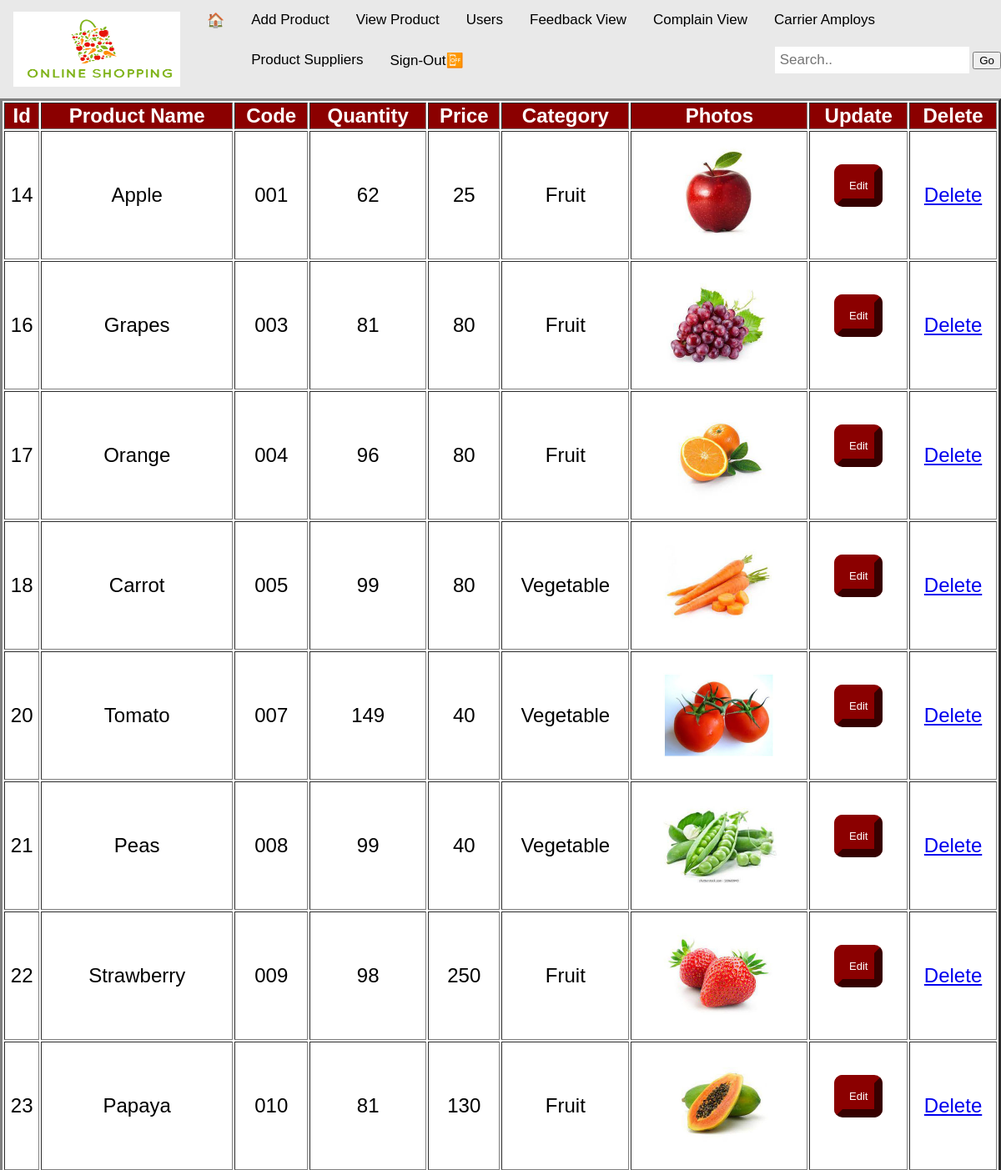
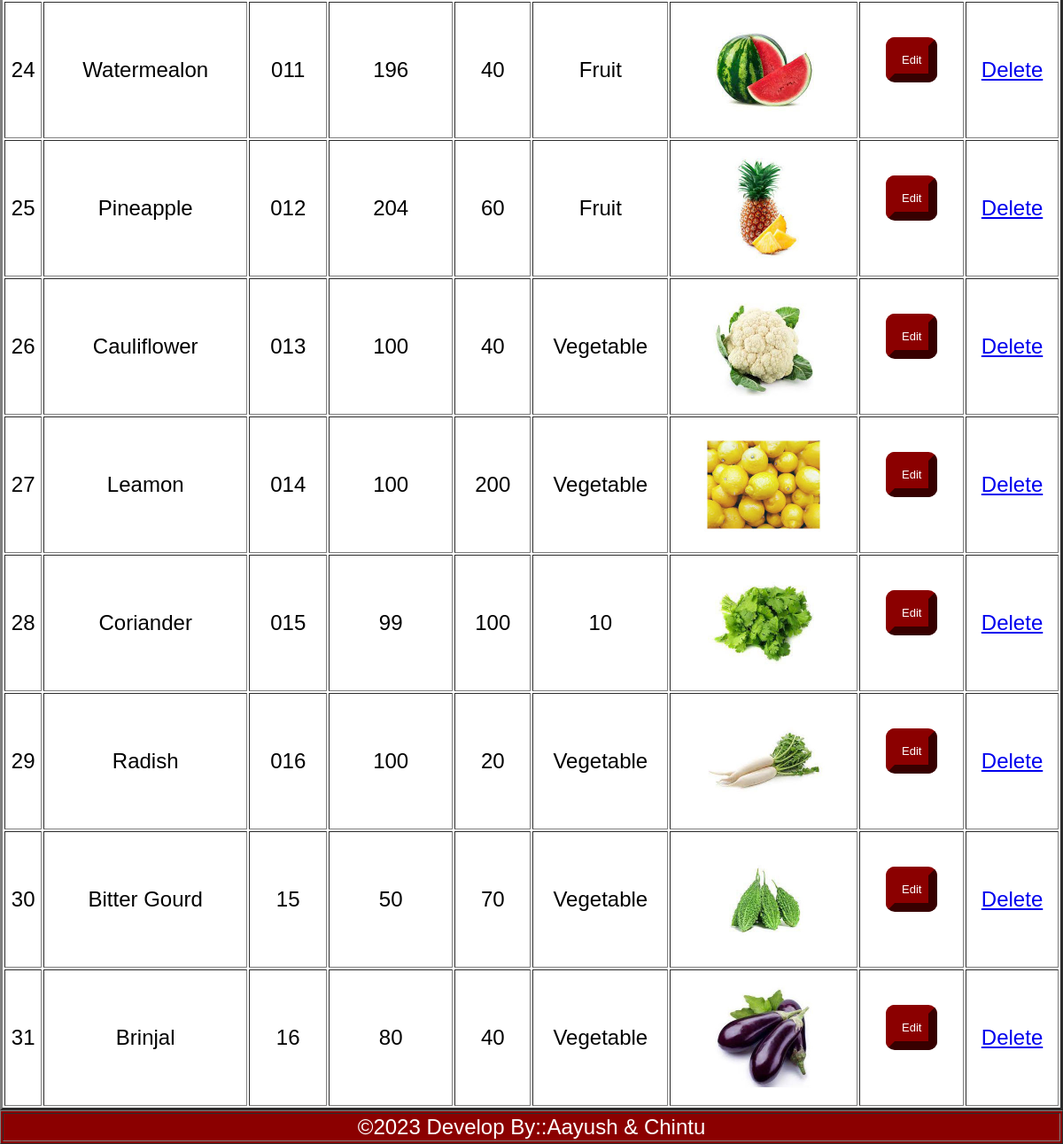
The app's page /admin/product.php (signed in) with its own data (2 pictures, top to bottom).
### tables this page shows
CREATE TABLE `vegetable` (
  `id` int(11) NOT NULL,
  `nm` varchar(100) NOT NULL,
  `code` varchar(500) NOT NULL,
  `conti` int(15) NOT NULL,
  `price` varchar(100) NOT NULL,
  `cat` varchar(100) NOT NULL,
  `photo` varchar(500) NOT NULL
);

### admin/product.php (the view)
<?php
	include("header.php");
	$cn=mysqli_connect("localhost","root","","online");
	$q = mysqli_query($cn,"select * from vegetable");
	if(mysqli_num_rows($q) == 0)
	{
		echo "<h2 align=center> There is No product </h2>";
	}
	else
	{
		echo "<table  width=100%  border=3>
								<tr align=center><th bgcolor=DarkRed><font color=White size =5>Id</th></font>
								 <th  bgcolor=DarkRed><font color=White size =5> Product Name</th> </font>
								 <th bgcolor=DarkRed><font color=White size =5>Code</th>
								<th bgcolor=DarkRed><font color=White size =5>Quantity</th>
								 <th bgcolor=DarkRed><font color=White size =5>Price</th>
								 <th bgcolor=DarkRed><font color=White size =5>Category</th>
								<th bgcolor=DarkRed><font color=White size =5>Photos</th>
								<th bgcolor=DarkRed><font color=White size =5>Update</th>
								 <th bgcolor=DarkRed><font color=White size =5>Delete</th></tr>";
		while($r = mysqli_fetch_array($q))
		{
			echo "<tr bgcolor=white><td align=center ><font color=black  size=5 >".$r[0]."</td>
			<td align=center ><font color=black size=5 >".$r[1]."</td>
			<td align=center ><font color=black  size=5 >".$r[2]." </td>
			<td align=center ><font color=black  size=5 >".$r[3]." </td>
			<td align=center><font color=black  size=5 >".$r[4]." </td>
			<td align=center ><font color=black size=5 >".$r[5]."</td>
			<td align=center ><font color=black  size=5 ><img src='../p1/".$r[6]."'width='150px' height='150px'></td>
			<td align=center  class=b1><font color=white size=5 ><id=".$r[0]."'>
			<form action='prdedit.php' method='POST'><input type=hidden name='id' value=".$r[0]."><input type=submit value=Edit   style=font-size:13px;border-color:darkred;color:white;background:darkred;border-radius:10px;margin:1px;padding:8px;border-width:10px  class=button value=submit></form></td>
			<td align=center  class=b1><font color=white size=5 ><a href='prddel.php?id=".$r[0]."'>Delete</a></td></tr>";
		}
		echo "</table>";
	 }
?>
<?php include("footer.php");?>

### admin/header.php (shortened to what this page needs)
<html>
<head>
<link rel="stylesheet" href="https://cdnjs.cloudflare.com/ajax/libs/font-awesome/4.7.0/css/font-awesome.min.css">
</head>
<body>
<div class="topnav">
  <a  class="active" href="index.php"><img src="image/online.png " height="90" width="200"></a>&nbsp;&nbsp;
<a   href="index.php">🏠</a>
  <a href="vegetable.php">Add Product</a>
<a href="product.php">View Product</a>
<a href="reguser.php">Users</a>
<a href="feedbckdisp.php">Feedback View </a>
<a href="complaindisp.php">Complain View </a>
<a href="carrierdisp.php">Carrier Amploys </a>
<a href="supplierdisp.php">Product Suppliers  </a>
<a href="logout.php">Sign-Out📴</a>
  <div class="search-container">
    <form action="productdisc.php" method="GET">
      <input type="text" placeholder="Search.." name="id">
      <input type="submit" name="submit" value="Go">
    </form>
  </div>
</div>
</body>
</html>

### admin/footer.php
<html>
<body>
<table border=1 bgcolor="DarkRed" width=100%>
	<tr>
		<td  width=100% align="center"><font size="+2" color="white">©2023 Develop By::Aayush & Chintu</font></td>
	</tr>
</table>
</body>
</html>

### admin/header.php (style rules this page uses)
* { box-sizing: border-box; }
body { margin: 0; font-family: Arial, Helvetica, sans-serif; }
.topnav { overflow: hidden; background-color: #e9e9e9; }
.topnav a { float: left; display: block; color: black; text-align: center; padding: 14px 16px; text-decoration: none; font-size: 17px; }
.topnav a.active { background-color: #e9e9e9; color: white; }
.topnav .search-container { float: right; }
.topnav input[type=text] { padding: 6px; margin-top: 8px; font-size: 17px; border: none; }

### records on screen
vegetable: id "14", nm "Apple", code "001", conti "62", price "25", cat "Fruit", photo (picture)
vegetable: id "16", nm "Grapes", code "003", conti "81", price "80", cat "Fruit", photo (picture)
vegetable: id "17", nm "Orange", code "004", conti "96", price "80", cat "Fruit", photo (picture)
vegetable: id "18", nm "Carrot", code "005", conti "99", price "80", cat "Vegetable", photo (picture)
vegetable: id "20", nm "Tomato", code "007", conti "149", price "40", cat "Vegetable", photo (picture)
vegetable: id "21", nm "Peas", code "008", conti "99", price "40", cat "Vegetable", photo (picture)
vegetable: id "22", nm "Strawberry", code "009", conti "98", price "250", cat "Fruit", photo (picture)
vegetable: id "23", nm "Papaya", code "010", conti "81", price "130", cat "Fruit", photo (picture)
vegetable: id "24", nm "Watermealon", code "011", conti "196", price "40", cat "Fruit", photo (picture)
vegetable: id "25", nm "Pineapple", code "012", conti "204", price "60", cat "Fruit", photo (picture)
vegetable: id "26", nm "Cauliflower", code "013", conti "100", price "40", cat "Vegetable", photo (picture)
vegetable: id "27", nm "Leamon", code "014", conti "100", price "200", cat "Vegetable", photo (picture)
vegetable: id "28", nm "Coriander", code "015", conti "99", price "100", cat "10", photo (picture)
vegetable: id "29", nm "Radish", code "016", conti "100", price "20", cat "Vegetable", photo (picture)
vegetable: id "30", nm "Bitter Gourd", code "15", conti "50", price "70", cat "Vegetable", photo (picture)
vegetable: id "31", nm "Brinjal", code "16", conti "80", price "40", cat "Vegetable", photo (picture)
